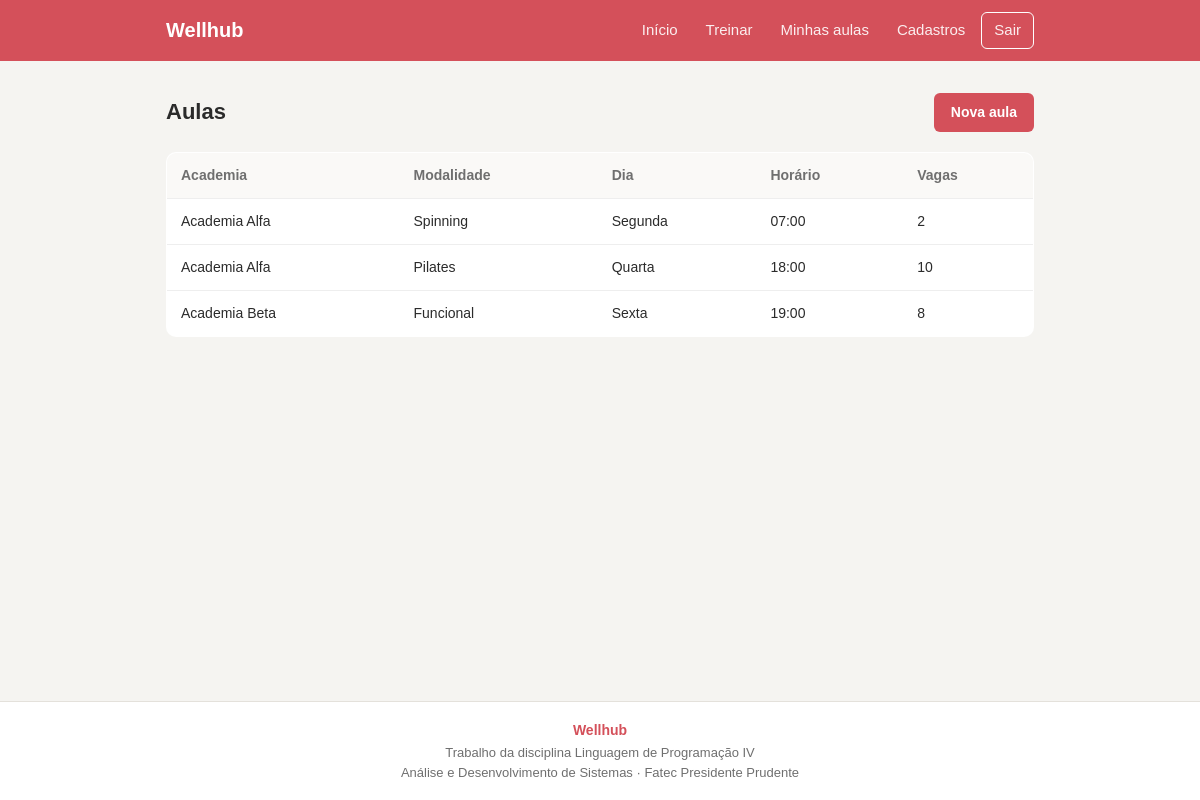
The app's page /paginas/verAulas.php (signed in) with its own data.
### tables this page shows
CREATE TABLE aula (
  id INT PRIMARY KEY AUTO_INCREMENT,
  academia_id INT,
  modalidade VARCHAR(50),
  diaSemana VARCHAR(15),
  horario TIME,
  vagas INT,
  FOREIGN KEY (academia_id) REFERENCES academia(id)
);

CREATE TABLE academia (
  id INT PRIMARY KEY AUTO_INCREMENT,
  nome VARCHAR(50),
  endereco VARCHAR(100),
  cidade VARCHAR(50),
  horarioAbertura TIME,
  horarioFechamento TIME
);

### includes/funcoesBD.php (called while the page is built, shortened)
<?php
function conectar() {
    $conexao = mysqli_connect('localhost', 'root', '', 'wellhub');
    return $conexao;
}
function listarTodasAulas() {
    $conexao = conectar();
    $consulta = "SELECT aula.*, academia.nome AS nomeAcademia
                 FROM aula
                 INNER JOIN academia ON academia.id = aula.academia_id
                 ORDER BY academia.nome, aula.horario";
    return mysqli_query($conexao, $consulta);
}

### paginas/verAulas.php (the view, shortened to what this page needs)
<?php
require '../includes/funcoesBD.php';
$aulas = listarTodasAulas();
require '../includes/cabecalho.php';
?>
<div class="cabecalho-lista">
    <h2 class="titulo-pagina">Aulas</h2>
    <a class="botao" href="cadastroAula.php">Nova aula</a>
</div>
<div class="area-tabela">
<table class="tabela">
    <thead>
        <tr><th>Academia</th><th>Modalidade</th><th>Dia</th><th>Horário</th><th>Vagas</th></tr>
    </thead>
    <tbody>
    <?php
    while ($aula = mysqli_fetch_array($aulas)) {
        echo '<tr><td>' . $aula['nomeAcademia'] . '</td><td>' . $aula['modalidade'] . '</td>';
        echo '<td>' . ucfirst($aula['diaSemana']) . '</td>';
        echo '<td>' . substr($aula['horario'], 0, 5) . '</td><td>' . $aula['vagas'] . '</td></tr>';
    }
    ?>
    </tbody>
</table>
</div>
<?php require '../includes/rodape.php'; ?>

### includes/cabecalho.php (shortened to what this page needs)
<!DOCTYPE html>
<html lang="pt-BR">
<head>
    <link href="https://cdn.jsdelivr.net/npm/bootstrap@5.3.3/dist/css/bootstrap.min.css" rel="stylesheet">
    <link rel="stylesheet" href="../css/style.css">
</head>
<body>
<header class="barra-superior">
    <div class="barra-interna">
        <a class="barra-marca" href="inicio.php">Wellhub</a>
        <nav class="barra-menu">
            <a href="inicio.php">Início</a>
            <a href="academias.php">Treinar</a>
            <a href="meusAgendamentos.php">Minhas aulas</a>
            <details class="menu-suspenso">
                <summary>Cadastros</summary>
            </details>
            <a class="barra-sair" href="../logica/logout.php">Sair</a>
        </nav>
    </div>
</header>
<main class="conteudo">

### includes/rodape.php
</main>
<footer class="rodape">
    <strong>Wellhub</strong>
    <p>Trabalho da disciplina Linguagem de Programação IV</p>
    <p>Análise e Desenvolvimento de Sistemas · Fatec Presidente Prudente</p>
</footer>
</body>
</html>

### css/style.css (style rules this page uses)
body { margin: 0; min-height: 100vh; display: flex; flex-direction: column; background: #f5f4f1; color: #2b2b2b; font-family: Arial, Helvetica, sans-serif; font-size: 15px; }
a { color: #b8414b; }
p { margin: 0; }
h2, h3 { margin: 0; }
.barra-superior { background: #d4505a; }
.barra-interna { max-width: 900px; margin: 0 auto; padding: 12px 16px; box-sizing: border-box; display: flex; justify-content: space-between; align-items: center; flex-wrap: wrap; gap: 12px; }
.barra-marca { color: #fff; font-size: 20px; font-weight: bold; text-decoration: none; }
.barra-menu { display: flex; align-items: center; flex-wrap: wrap; gap: 4px; }
.barra-menu > a, .menu-suspenso summary { color: rgba(255, 255, 255, .9); text-decoration: none; padding: 6px 12px; border-radius: 6px; cursor: pointer; }
.barra-sair { border: 1px solid #fff; }
.menu-suspenso { position: relative; }
.menu-suspenso summary { list-style: none; }
.conteudo { flex: 1; width: 100%; max-width: 900px; margin: 0 auto; padding: 32px 16px; box-sizing: border-box; display: flex; flex-direction: column; gap: 20px; }
.titulo-pagina { font-size: 22px; font-weight: 600; }
.cabecalho-lista { display: flex; justify-content: space-between; align-items: center; flex-wrap: wrap; gap: 12px; }
.botao, .botao-secundario, .botao-pequeno { display: inline-block; align-self: flex-start; padding: 8px 16px; border: 1px solid transparent; border-radius: 6px; font-family: inherit; font-size: 14px; font-weight: 600; text-decoration: none; cursor: pointer; }
.botao { background: #d4505a; color: #fff; }
.area-tabela { overflow-x: auto; }
.tabela { width: 100%; border-collapse: collapse; background: #fff; border: 1px solid #e4e1db; border-radius: 10px; overflow: hidden; }
.tabela th, .tabela td { padding: 12px 14px; text-align: left; font-size: 14px; border-bottom: 1px solid #eee; }
.tabela th { background: #faf9f7; color: #6f6f6f; font-weight: 600; }
.rodape { background: #fff; border-top: 1px solid #e4e1db; color: #6f6f6f; text-align: center; padding: 18px 16px; font-size: 13px; }
.rodape strong { display: block; color: #d4505a; font-size: 14px; margin-bottom: 2px; }

### records on screen
aula: academia.nome "Academia Alfa", modalidade "Spinning", diaSemana "Segunda", horario "07:00", vagas "2"
aula: academia.nome "Academia Alfa", modalidade "Pilates", diaSemana "Quarta", horario "18:00", vagas "10"
aula: academia.nome "Academia Beta", modalidade "Funcional", diaSemana "Sexta", horario "19:00", vagas "8"
